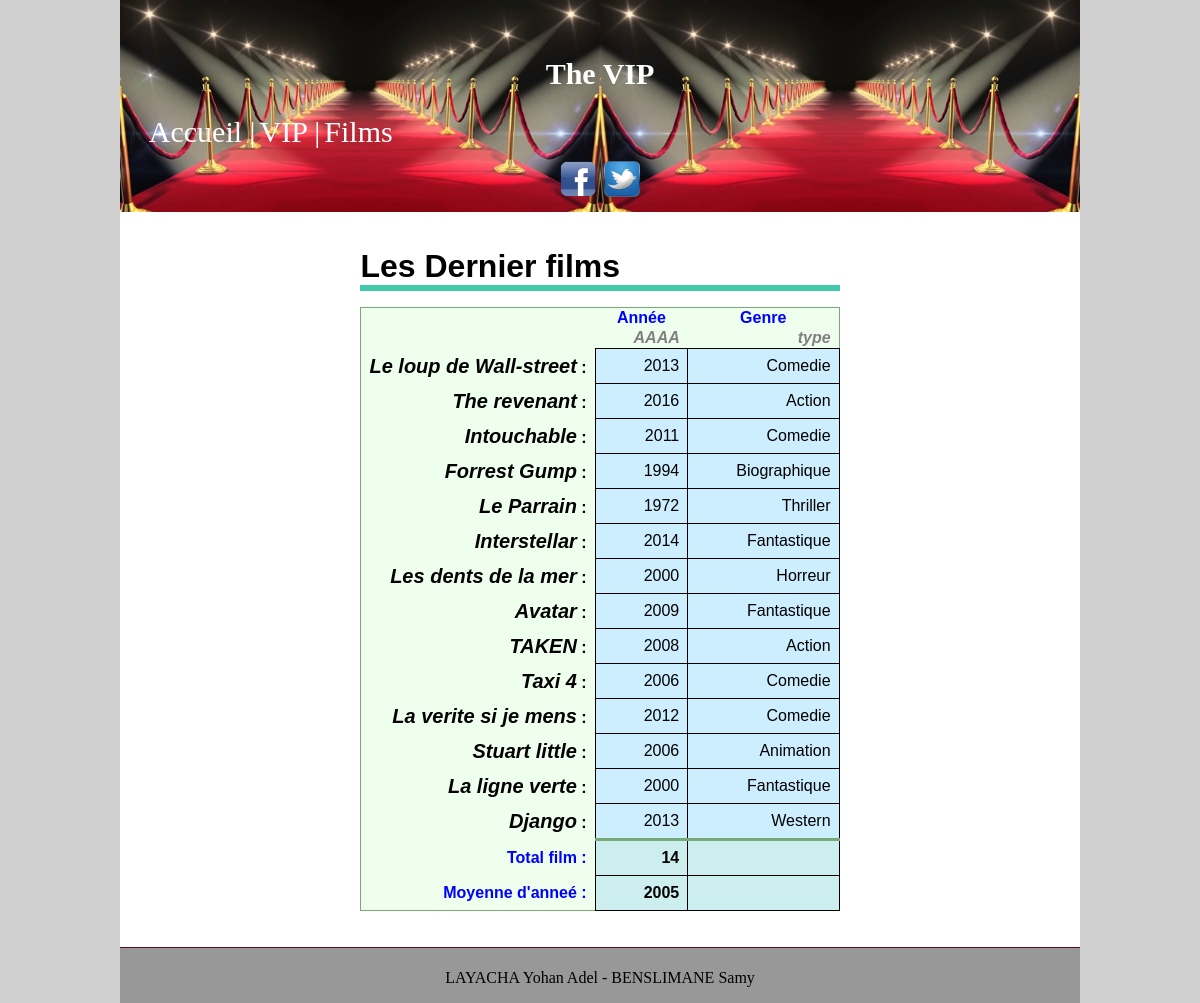
The page /php/index.php?page=lesFilms on the database its author committed.
### tables this page shows
CREATE TABLE IF NOT EXISTS `Film` (
  `numVisa` int(11) NOT NULL,
  `titre` varchar(200) NOT NULL,
  `anneeSortie` int(11) NOT NULL,
  `Genre` varchar(200) NOT NULL,
  PRIMARY KEY (`numVisa`)
);

### php/Model/Vip.php (called while the page is built, shortened)
<?php
class vipModel extends Model
{
		public function film()
	{
		$sql= 'select * from Film';
		$req=$this->executerRequete($sql,null);
		$resultat=$req->fetchAll();
		return $resultat;
	}
}
?>

### php/bin/Phototeque.php (called while the page is built)
<?php
	$host ="localhost"; $user ="p1422662";
	$password ="234462";
	$nombase ="p1422662";
?>

### php/Model/Model.php (called while the page is built)
<?php
	abstract class Model
	{
		private static $bdd;
		protected function executerRequete($sql,$params=null)
		{
			if ($params == null)
			{
				$resultat = self::getBdd()->query($sql);
			}
			else
			{
				$resultat = self::getBdd()->prepare($sql);
				$resultat->execute($params);
			}
			return $resultat;
		}
		private static function getBdd()
		{
			if(self::$bdd == null)
			{
				require 'bin/Phototeque.php';
				self::$bdd = new PDO('mysql:host='.$host .';dbname='.$nombase,$user,$password);
				self::$bdd->exec('SET NAMES utf8');
				self::$bdd->setAttribute(PDO::ATTR_ERRMODE,PDO::ERRMODE_EXCEPTION);
			}
			return self::$bdd;
		}
	}
?>

### php/Views/films.php (the view, shortened to what this page needs)
<?php
	$Vip= new vipModel();
	$res=$Vip->film();
echo'
	<br><br><TABLE id="demo-table">
		<CAPTION>Les Dernier films</CAPTION>
		<THEAD>
			<TR>
			<TH></TH>
			<TH>Année</TH>
			<TH>Genre</TH>
			</TR>
			<TR>
			<TH></TH>
			<TH> AAAA </TH>
			<TH>type</TH>
			</TR>
		</THEAD>
		<TBODY>
		';
		$i=0;
		$j=0;
		foreach($res as $data)
		{
			echo'
			<TR>
				<TH><a href="index.php?page=lesFilms&numVisa='.$data['numVisa'].'" class="lienVip" >'.$data['titre'].'</a></TH>
				<TD>'.$data['anneeSortie'].'</TD>
				<TD>'.$data['Genre'].'</TD>
			</TR>';
			$j=$j+$data['anneeSortie'];
			$i=$i+1;
		}
		$j=$j/$i;
		echo '
		</TBODY>
		<TFOOT>
		<TR>
		<TH>Total film</TH>
		<TD>'.$i.'</TD>
		<TD></TD>
		</TR>
		<TR>
		<TH>Moyenne d\'anneé</TH>
		<TD>'.round($j).'</TD>
		<TD></TD>
		</TR>
		</TFOOT>
	</TABLE>';
?>
<?php
	$content=ob_get_clean();
	include('Views/layout.php');
 ?>

### php/index.php (shortened to what this page needs)
<?php
	include('Model/Model.php');
	include('Model/Vip.php');
	if(isset($_GET['page']))
	{
		if($_GET['page']=='leVip')
		{
			if(isset($_GET['type']))
			{
				if($_GET['type']=='film')
				{
					include('Views/leVipFilm.php');
				}
				else{
						if($_GET['type']=='photo')
						{
							if(isset($_GET['sequence']))
							{
								include('Views/laPhoto.php');
							}
							else
							{
								include('Views/leVipPhoto.php');
							}
						}
					}
			}
			else
			{
				include('Views/leVip.php');
			}
		}
		else
		{
			if($_GET['page']=='lesVip')
			{
				include('Views/lesVip.php');
			}
			else
			{
				if($_GET['page']=='lesFilms')
				{
					if(isset($_GET['numVisa']))
					{
						include('Views/leFilm.php');
					}
					else
					{
						include('Views/films.php');
					}
				}
			}
		}
	}
?>

### php/Views/layout.php (shortened to what this page needs)
<!DOCTYPE html>
	<HTML>
		<HEAD>
			<link rel="stylesheet" type="text/css" href="assets/index.css" />
		</HEAD>
		<BODY>
			<div class="autreBody">
				<div class="layout">
					<header class="haut">
						<h1 class="titreP">The VIP</h1>
						<div class="boutton">
							<a href="index.php" class="btn">Accueil  |</a>
							<a href="index.php?page=lesVip" class="btn">VIP  |</a>
							<a href="index.php?page=lesFilms" class="btn">Films </a>
						</div>
						<div class="boutton2">
							<a href="http://www.facebook.com/sharer.php?u=http://iutdoua-webetu.univ-lyon1.fr/~p1422662/PETUD/index3.php" target="_blank"><img class="logoFb" src="assets/images/logoFacebook.png" alt="logo Facebook"/></a>
							<a href="http://www.twitter.com/sharer.php?u=http://iutdoua-webetu.univ-lyon1.fr/~p1422662/PETUD/index3.php" target="_blank"><img class="logoFb" src="assets/images/Twitter.ico" alt="logoTwitter"/></a>
						</div>
					</header>
						<div>
							 <?php echo $content ?>
						</div><br><br>
				</div>
				<footer>
					<br>LAYACHA Yohan Adel -  BENSLIMANE Samy
				</footer>
			</div>
		</BODY>
	</HTML>

### php/assets/index.css (style rules this page uses)
html, body { background-color:#D0D0D0 ; margin:0%; padding:0%; }
h1 { font-family: Bookman, serif; font-size:32px; font-weight:50px; color:white; padding-bottom:0.8em; padding-top:1.9em; margin:0; }
img { width: 150x; height: 300px; }
table { margin : 3px; text-align: center; margin: auto; border:2px; border:1px solid black; background-color: #FFE0FF; }
a { text-decoration: none; color:black; }
td { border:1px solid black; }
footer { margin-bottom:0%; border-top: 0.5px solid #6D071A; text-align:center; padding-bottom:1em; padding-top:0.2em; margin-top:0px; background-color: #989898 ; }
.autreBody { padding-top:0%; margin-bottom:0%; margin-top:0%; margin-left :10%; margin-right: 10%; background-color: white; text-align: center; }
.lienVip { font-size:20px; font-style: italic; color:black; }
.titreP { font-size:30px; font-family: monotype corsiva; }
.haut { margin:0; text-align: center; background-image:url(images/tapis_rouge.jpg); background-size:50%; }
.btn { color: white; font-size:30px; }
.boutton { margin-left: 3%; padding-bottom: 1%; text-align: left ; }
.boutton2 { padding-bottom: 1%; text-align: center ; }
.layout { padding:0px; }
.logoFb { width: 40px; height: 40px; text-align:right; }
#demo-table { font: 100% sans-serif; background-color: #efe; border-collapse: collapse; empty-cells: show; border: 1px solid #7a7; }
#demo-table > caption { text-align: left; font-weight: bold; font-size: 200%; border-bottom: .2em solid #4ca; margin-bottom: .5em; }
#demo-table th, #demo-table td { text-align: right; padding-right: .5em; }
#demo-table th { font-weight: bold; padding-left: .5em; }
#demo-table > thead > tr:first-child > th { text-align: center; color: blue; }
#demo-table > thead > tr + tr > th { font-style: italic; color: gray; }
#demo-table td { background-color: #cef; padding:.5em .5em .5em 3em; }
#demo-table tbody th:after { content: " :"; }
#demo-table tfoot { font-weight: bold; }
#demo-table tfoot th { color: blue; }
#demo-table tfoot th:after { content: " :"; }
#demo-table > tfoot td { background-color: #cee; }
#demo-table > tfoot > tr:first-child td { border-top: .2em solid #7a7; }

### rows shown on the page
film: titre "Le loup de Wall-street", anneeSortie "2013", Genre "Comedie"
film: titre "The revenant", anneeSortie "2016", Genre "Action"
film: titre "Intouchable", anneeSortie "2011", Genre "Comedie"
film: titre "Forrest Gump", anneeSortie "1994", Genre "Biographique"
film: titre "Le Parrain", anneeSortie "1972", Genre "Thriller"
film: titre "Interstellar", anneeSortie "2014", Genre "Fantastique"
film: titre "Les dents de la mer", anneeSortie "2000", Genre "Horreur"
film: titre "Avatar", anneeSortie "2009", Genre "Fantastique"
film: titre "TAKEN", anneeSortie "2008", Genre "Action"
film: titre "Taxi 4", anneeSortie "2006", Genre "Comedie"
film: titre "La verite si je mens", anneeSortie "2012", Genre "Comedie"
film: titre "Stuart little", anneeSortie "2006", Genre "Animation"
film: titre "La ligne verte", anneeSortie "2000", Genre "Fantastique"
film: titre "Django", anneeSortie "2013", Genre "Western"

### other values the page prints
$i "14"
$j "2005"
